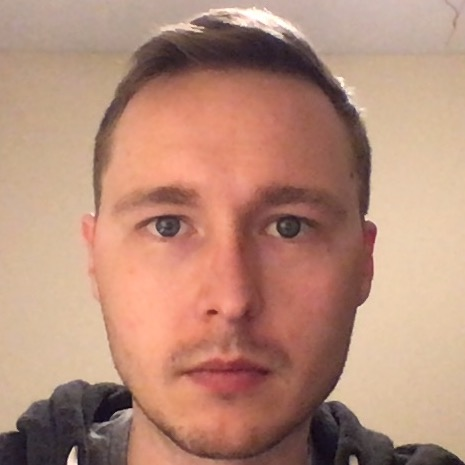
#> input picture images/inputs/andrew.jpg, 465 x 465 px
$ jupyter execute --allow-errors image-morphing.ipynb   (shell and % lines are left out)
#> lines starting #> are read from the running program, lines starting #| are printed output that depends on the picture
# CS 445 Final Project - Image Morphing

## Setup and Load Images

[cell 1]
import cv2
import numpy as np
import matplotlib.pyplot as plt

from scipy.spatial import Delaunay
from scipy.spatial import voronoi_plot_2d, Voronoi

[cell 2]
# Read in the source and target images
source_img = cv2.imread('./images/inputs/andrew.jpg')
#> source_img is the input picture: shape (465, 465, 3); mean B, G, R 121.3, 140.1, 182.4
target_img = cv2.imread('./images/inputs/cat.jpg')
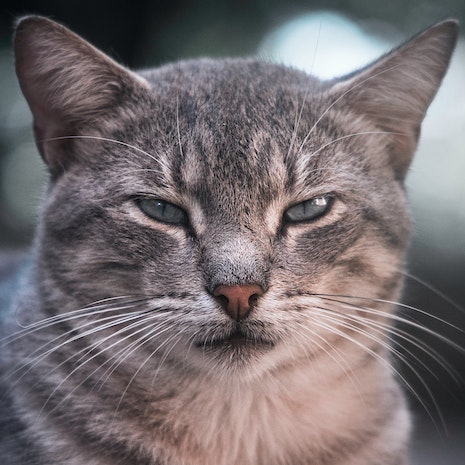
#> input picture images/inputs/cat.jpg, 465 x 465 px
#> target_img is the input picture: shape (465, 465, 3); mean B, G, R 112.5, 110, 118.3

assert source_img.shape == target_img.shape
H, W, C = source_img.shape
#> H = 465; W = 465; C = 3

fix, axes = plt.subplots(1, 2)
[a.axis('off') for a in axes.ravel()]
axes[0].imshow(cv2.cvtColor(source_img, cv2.COLOR_BGR2RGB))
axes[1].imshow(cv2.cvtColor(target_img, cv2.COLOR_BGR2RGB))
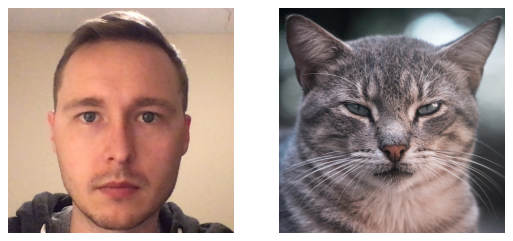
#> figure drawn by matplotlib, 2 panels

## Select Corresponding Points

[cell 3]
'''
Display the image and collect points clicked on the image.

Heavily referenced from UIUC CS445 MP3 utils.py in starter code.
'''
def specify_points(img):
    fig = plt.figure()
    fig.set_label('Select corresponding points in the image')
    plt.axis('off')
    plt.imshow(cv2.cvtColor(img, cv2.COLOR_BGR2RGB))
    clicked = []

    def on_mouse_pressed(event):
        x = round(event.xdata)
        y = round(event.ydata)
        plt.plot(x, y, 'r+')
        clicked.append([x, y])

    fig.canvas.mpl_connect('button_press_event', on_mouse_pressed)

    return clicked

[cell 4]
# Select corresponding points on the images
source_points = specify_points(source_img)
#> source_points = []

[cell 5]
target_points = specify_points(target_img)
#> target_points = []

[cell 6]
print(source_points)
print(target_points)

[cell 7]
# Add the points at the corners of the images
source_points.extend([[0, 0], [0, W-1], [H-1, 0], [H-1, W-1]])
target_points.extend([[0, 0], [0, W-1], [H-1, 0], [H-1, W-1]])
assert len(source_points) == len(target_points)

[cell 8]
# Display the connected points to verify
mapping_img = np.zeros(shape=(2 * H, 2 * W, C), dtype='uint16')
for h in range(0, H):
    for w in range(0, W):
        for c in range(0, C):
            mapping_img[h][w][c] = source_img[h][w][c]
            mapping_img[h+H][w+W][c] = target_img[h][w][c]
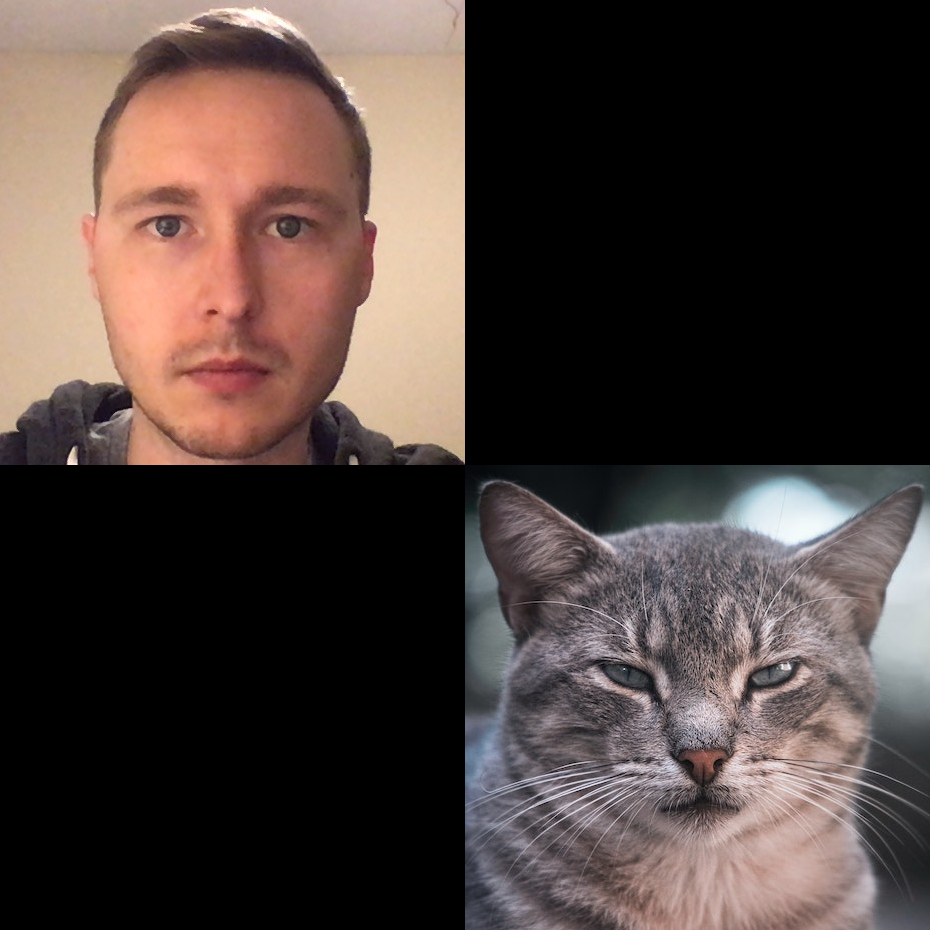
#> mapping_img: shape (930, 930, 3) uint16; mean B, G, R 58.5, 62.5, 75.2

fig = plt.figure()
plt.axis('off')
plt.imshow(cv2.cvtColor(mapping_img, cv2.COLOR_BGR2RGB))

for p in range(0, len(source_points)):
    x1 = source_points[p][0]
    y1 = source_points[p][1]
    x2 = target_points[p][0] + W
    y2 = target_points[p][1] + H
    plt.plot([x1, x2], [y1, y2], marker = '+')
#> this loop made 4 passes
#> (x1, y1, x2, y2) on passes 1 to 4: (0, 0, 465, 465), (0, 464, 465, 929), (464, 0, 929, 465), (464, 464, 929, 929)
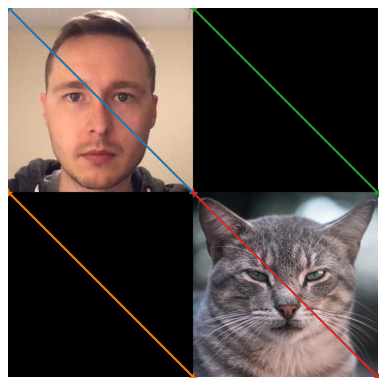
#> figure drawn by matplotlib, 1 panel

## Compute Delaunay Triangulation

[cell 9]
source_triangulation = Delaunay(source_points)
target_triangulation = Delaunay(target_points)

print(source_triangulation.simplices)
#| [[3 1 0]
#|  [2 3 0]]
print(target_triangulation.simplices)
#| [[3 1 0]
#|  [2 3 0]]

[cell 10]
def plot_triangulation(img, points, triangulation):
    fig = plt.figure()
    v = Voronoi(points)
    plt.axis('off')
    plt.imshow(cv2.cvtColor(img, cv2.COLOR_BGR2RGB))
    plt.triplot(points[:,0], points[:,1], triangulation.simplices.copy(), c='#FF0000')
    plt.plot(points[:,0], points[:,1], 'r+')

[cell 11]
source_points = np.array(source_points)
#> source_points = [[0, 0], [0, 464], [464, 0], [464, 464]]
target_points = np.array(target_points)
#> target_points = [[0, 0], [0, 464], [464, 0], [464, 464]]

plot_triangulation(source_img, source_points, source_triangulation)
plot_triangulation(target_img, target_points, target_triangulation)
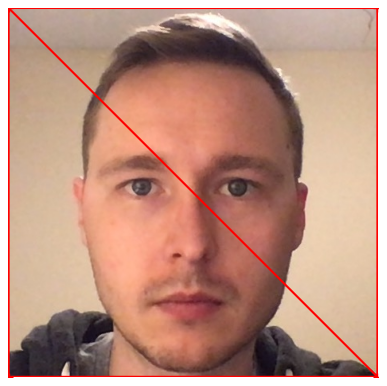
#> figure drawn by matplotlib, 1 panel
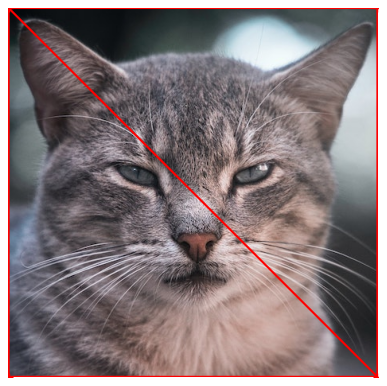
#> figure drawn by matplotlib, 1 panel

[cell 12]
def get_points_in_triangle(x1, y1, x2, y2, x3, y3):
    min_x = min(x1, x2, x3)
    max_x = max(x1, x2, x3)
    min_y = min(y1, y2, y3)
    max_y = max(y1, y2, y3)
    area = (x1*y2 + x2*y3 + x3*y1 - x1*y3 - x2*y1 - x3*y2) / 2
    points = []
    for x in range(min_x, max_x+1):
        for y in range(min_y, max_y+1):
            s = 1 / (2 * area) * (y1*x3 - x1*y3 + (y3 - y1)*x + (x1 - x3)*y)
            t = 1 / (2 * area) * (x1*y2 - y1*x2 + (y1 - y2)*x + (x2 - x1)*y)
            if s > 0 and t > 0 and (1-s-t) > 0:
                points.append([x,y])
    return np.array(points)

[cell 13]
num_triangles = len(source_triangulation.simplices)
#> num_triangles = 2
# Compute the average shape (t=0.5)
t = 0.5
average_triangles = np.zeros(shape=(num_triangles, 3, 2), dtype=np.float32)
#> (the rest of this cell did not finish here and is left out)
